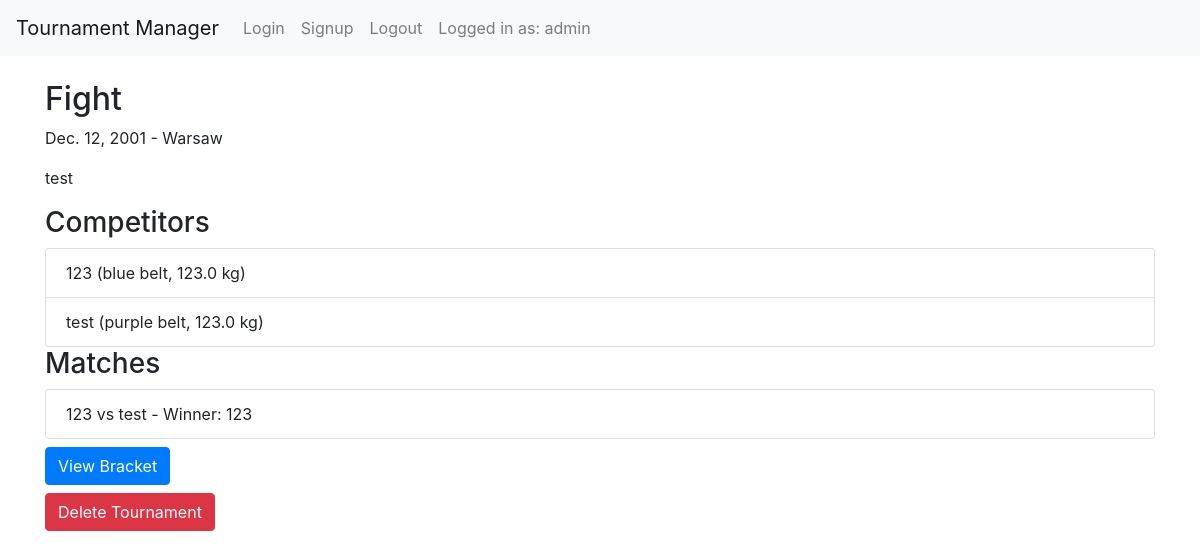
Page /app/tournaments/6/ (signed in) on the committed database.
### bjjorganizer/models.py (models this page shows, shortened)
class Tournament(models.Model):
    TOURNAMNET_TYPES = [
        ('freeforall', 'Free for All')
    ]
    name = models.CharField(max_length=255)
    date = models.DateField()
    location = models.CharField(max_length=255)
    description = models.TextField(blank=True, null=True)
    created_at = models.DateTimeField(auto_now_add=True)
    updated_at = models.DateTimeField(auto_now=True)
    tournamentType = models.CharField(max_length=100,choices=TOURNAMNET_TYPES)
    started = models.BooleanField(default=False)
    def is_started(self):
        return self.started

class Competitor(models.Model):
    BELT_CHOICES = [
        ('white', 'White'),
        ('blue', 'Blue'),
        ('purple', 'Purple'),
        ('brown', 'Brown'),
        ('black', 'Black'),
    ]
    widgets = {
            'name': forms.TextInput(attrs={'class': 'form-control'}),
            'age': forms.NumberInput(attrs={'class': 'form-control'}),
            'weight': forms.NumberInput(attrs={'class': 'form-control'}),
            'belt': forms.Select(attrs={'class': 'form-control'}),
            'team': forms.TextInput(attrs={'class': 'form-control'}),
            'tournaments': forms.Select(attrs={'class': 'form-control'}),
        }
    name = models.CharField(max_length=255)
    age = models.PositiveIntegerField()
    weight = models.FloatField()
    belt = models.CharField(max_length=10, choices=BELT_CHOICES)
    team = models.CharField(max_length=255)
    tournaments = models.ManyToManyField('Tournament', related_name='competitors', blank=True, null=True)
    def __str__(self):
        return self.name

class Match(models.Model):
    tournament = models.ForeignKey(Tournament, related_name='matches', on_delete=models.CASCADE)
    competitor1 = models.ForeignKey(Competitor, related_name='competitor1_matches', on_delete=models.CASCADE)
    competitor2 = models.ForeignKey(Competitor, related_name='competitor2_matches', on_delete=models.CASCADE)
    winner = models.ForeignKey(Competitor, related_name='won_matches', on_delete=models.CASCADE, null=True, blank=True)
    match_date = models.DateTimeField(null=True, blank=True)

### bjjorganizer/views.py (the view)
# urls.py: path('tournaments/<int:pk>/', views.tournament_detail, name='tournament_detail'),
@login_required(login_url="/app/login/")
def tournament_detail(request, pk):
    tournament = get_object_or_404(Tournament, pk=pk)
    return render(request, 'bjjorganizer/tournament_detail.html', {'tournament': tournament})

### bjjorganizer/templates/bjjorganizer/tournament_detail.html (shortened to what this page needs)
{% extends "bjjorganizer/base.html" %}
{% block content %}
<h2>{{ tournament.name }}</h2>
<p>{{ tournament.date }} - {{ tournament.location }}</p>
<p>{{ tournament.description }}</p>
<h3>Competitors</h3>
<ul class="list-group">
    {% for competitor in tournament.competitors.all %}
    <li class="list-group-item">
        {{ competitor.name }} ({{ competitor.belt }} belt, {{ competitor.weight }} kg)
    </li>
    {% endfor %}
</ul>
<h3>Matches</h3>
<ul class="list-group">
    {% for match in tournament.matches.all %}
    <li class="list-group-item">
        {{ match.competitor1 }} vs {{ match.competitor2 }} {% if match.winner %} - Winner: {{ match.winner }}{% endif %}
    </li>
    {% endfor %}
</ul>
{% if tournament.is_started %}
    <a href="{% url 'render_bracket' tournament.id %}" class="btn btn-primary mt-2">View Bracket</a>
{% endif %}
<form action="{% url 'delete_tournament' tournament.id %}" method="post">
    <button type="submit" class="btn btn-danger mt-2">Delete Tournament</button>
</form>
{% endblock %}

### bjjorganizer/templates/bjjorganizer/base.html (shortened to what this page needs)
<!DOCTYPE html>
<html lang="en">
<head>
    <link href="https://stackpath.bootstrapcdn.com/bootstrap/4.5.2/css/bootstrap.min.css" rel="stylesheet">
</head>
<body>
    <nav class="navbar navbar-expand-lg navbar-light bg-light">
        <a class="navbar-brand" href="/app">Tournament Manager</a>
        <div class="collapse navbar-collapse" id="navbarNav">
            <ul class="navbar-nav">
                <li class="nav-item"><a class="nav-link" href="{% url 'login' %}">Login</a></li>
                <li class="nav-item"><a class="nav-link" href="{% url 'signup' %}">Signup</a></li>
                <li class="nav-item"><a class="nav-link" href="{% url 'logout' %}">Logout</a></li>
                <li class="nav-item"><a class="nav-link" href=""> Logged in as: {% if user.is_authenticated %} {{ user.username }}{% else %}Guest{% endif %}
                </a></li></ul>
        </div>
    </nav>
    <div class="container mt-4">
        {% block content %}{% endblock %}
    </div>
</body>
</html>

### rows in the picture
Tournament: name "Fight", date "Dec. 12, 2001", location "Warsaw", description "test"
Competitor: name "123", belt "blue", weight "123.0"
Competitor: name "test", belt "purple", weight "123.0"
Match: competitor1 "123", competitor2 "test", winner "123"

### other values in the picture
{{ user.username }} "admin"
